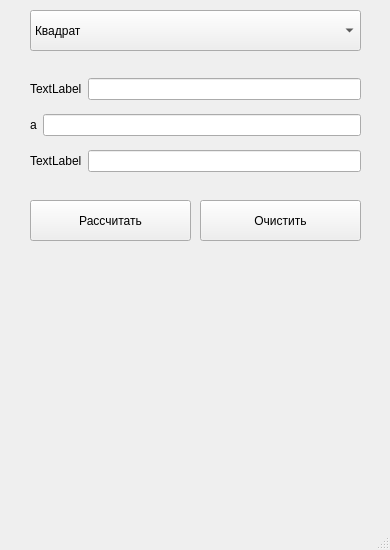
<?xml version="1.0" encoding="UTF-8"?>
<ui version="4.0">
 <class>MainWindow</class>
 <widget class="QMainWindow" name="MainWindow">
  <property name="geometry">
   <rect>
    <x>0</x>
    <y>0</y>
    <width>390</width>
    <height>550</height>
   </rect>
  </property>
  <property name="minimumSize">
   <size>
    <width>390</width>
    <height>550</height>
   </size>
  </property>
  <property name="maximumSize">
   <size>
    <width>390</width>
    <height>550</height>
   </size>
  </property>
  <property name="windowTitle">
   <string>MainWindow</string>
  </property>
  <widget class="QWidget" name="centralwidget">
   <widget class="QComboBox" name="listFigure">
    <property name="geometry">
     <rect>
      <x>30</x>
      <y>10</y>
      <width>331</width>
      <height>41</height>
     </rect>
    </property>
    <item>
     <property name="text">
      <string>Квадрат</string>
     </property>
    </item>
    <item>
     <property name="text">
      <string>Прямоугольник</string>
     </property>
    </item>
    <item>
     <property name="text">
      <string>Параллелограмм</string>
     </property>
    </item>
    <item>
     <property name="text">
      <string>Ромб</string>
     </property>
    </item>
    <item>
     <property name="text">
      <string>Треугольник</string>
     </property>
    </item>
    <item>
     <property name="text">
      <string>Трапеция</string>
     </property>
    </item>
    <item>
     <property name="text">
      <string>Круг</string>
     </property>
    </item>
    <item>
     <property name="text">
      <string>Сектор</string>
     </property>
    </item>
   </widget>
   <widget class="QLabel" name="photoFigure">
    <property name="geometry">
     <rect>
      <x>50</x>
      <y>260</y>
      <width>291</width>
      <height>221</height>
     </rect>
    </property>
    <property name="text">
     <string/>
    </property>
    <property name="pixmap">
     <pixmap resource="resources.qrc">:/img/square</pixmap>
    </property>
    <property name="alignment">
     <set>Qt::AlignmentFlag::AlignCenter</set>
    </property>
   </widget>
   <widget class="QPushButton" name="pushButtonArea">
    <property name="geometry">
     <rect>
      <x>30</x>
      <y>200</y>
      <width>161</width>
      <height>41</height>
     </rect>
    </property>
    <property name="text">
     <string>Рассчитать</string>
    </property>
   </widget>
   <widget class="QWidget" name="layoutWidget">
    <property name="geometry">
     <rect>
      <x>30</x>
      <y>70</y>
      <width>331</width>
      <height>111</height>
     </rect>
    </property>
    <layout class="QVBoxLayout" name="verticalLayout">
     <item>
      <layout class="QHBoxLayout" name="horizontalLayout">
       <item>
        <widget class="QLabel" name="fieldLabel_1">
         <property name="enabled">
          <bool>true</bool>
         </property>
         <property name="text">
          <string>TextLabel</string>
         </property>
        </widget>
       </item>
       <item>
        <widget class="QLineEdit" name="field_1">
         <property name="enabled">
          <bool>true</bool>
         </property>
        </widget>
       </item>
      </layout>
     </item>
     <item>
      <layout class="QHBoxLayout" name="horizontalLayout_2">
       <item>
        <widget class="QLabel" name="fieldLabel_2">
         <property name="text">
          <string>а</string>
         </property>
        </widget>
       </item>
       <item>
        <widget class="QLineEdit" name="field_2"/>
       </item>
      </layout>
     </item>
     <item>
      <layout class="QHBoxLayout" name="horizontalLayout_3">
       <item>
        <widget class="QLabel" name="fieldLabel_3">
         <property name="text">
          <string>TextLabel</string>
         </property>
        </widget>
       </item>
       <item>
        <widget class="QLineEdit" name="field_3"/>
       </item>
      </layout>
     </item>
    </layout>
   </widget>
   <widget class="QPushButton" name="pushButtonClear">
    <property name="geometry">
     <rect>
      <x>200</x>
      <y>200</y>
      <width>161</width>
      <height>41</height>
     </rect>
    </property>
    <property name="text">
     <string>Очистить</string>
    </property>
   </widget>
  </widget>
  <widget class="QStatusBar" name="statusbar"/>
  <widget class="QMenuBar" name="menubar">
   <property name="geometry">
    <rect>
     <x>0</x>
     <y>0</y>
     <width>390</width>
     <height>21</height>
    </rect>
   </property>
  </widget>
 </widget>
 <resources>
  <include location="resources.qrc"/>
 </resources>
 <connections/>
</ui>
